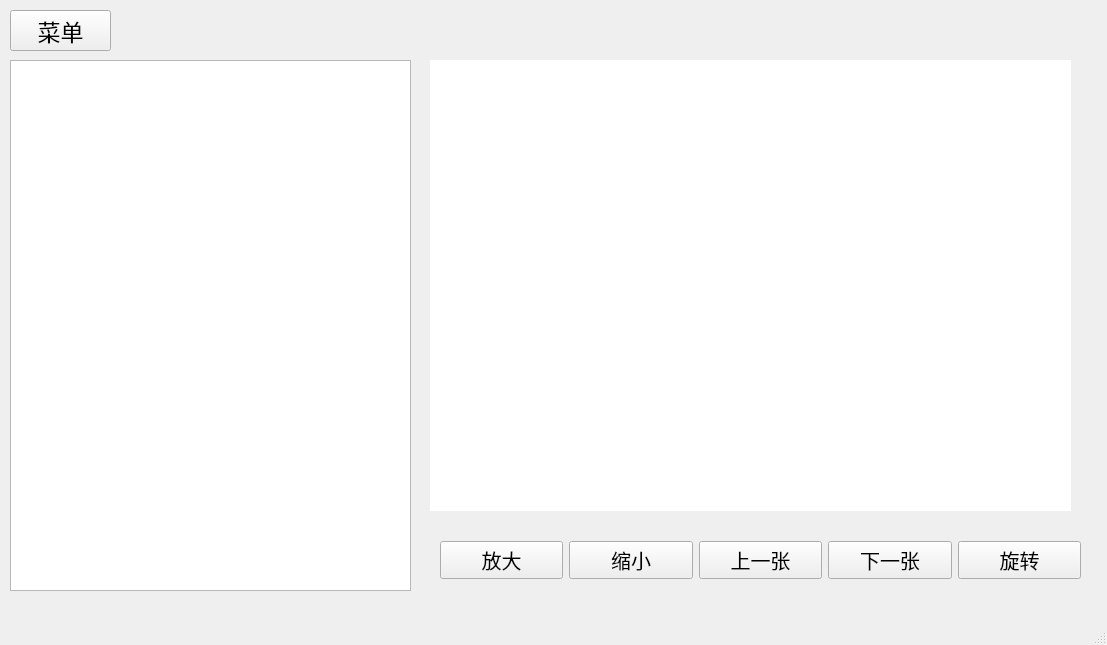
<?xml version="1.0" encoding="UTF-8"?>
<ui version="4.0">
 <class>MainWindow</class>
 <widget class="QMainWindow" name="MainWindow">
  <property name="geometry">
   <rect>
    <x>0</x>
    <y>0</y>
    <width>1107</width>
    <height>645</height>
   </rect>
  </property>
  <property name="windowTitle">
   <string>MainWindow</string>
  </property>
  <widget class="QWidget" name="centralwidget">
   <widget class="QToolButton" name="toolButton">
    <property name="geometry">
     <rect>
      <x>10</x>
      <y>10</y>
      <width>101</width>
      <height>41</height>
     </rect>
    </property>
    <property name="font">
     <font>
      <pointsize>17</pointsize>
     </font>
    </property>
    <property name="text">
     <string>菜单</string>
    </property>
   </widget>
   <widget class="QListWidget" name="listWidget">
    <property name="geometry">
     <rect>
      <x>10</x>
      <y>60</y>
      <width>401</width>
      <height>531</height>
     </rect>
    </property>
   </widget>
   <widget class="QLabel" name="label">
    <property name="geometry">
     <rect>
      <x>430</x>
      <y>60</y>
      <width>641</width>
      <height>451</height>
     </rect>
    </property>
    <property name="styleSheet">
     <string notr="true">background-color: rgb(255, 255, 255);</string>
    </property>
    <property name="text">
     <string/>
    </property>
   </widget>
   <widget class="QWidget" name="">
    <property name="geometry">
     <rect>
      <x>440</x>
      <y>530</y>
      <width>641</width>
      <height>61</height>
     </rect>
    </property>
    <layout class="QHBoxLayout" name="horizontalLayout">
     <item>
      <widget class="QPushButton" name="pushButton">
       <property name="font">
        <font>
         <pointsize>15</pointsize>
        </font>
       </property>
       <property name="text">
        <string>放大</string>
       </property>
      </widget>
     </item>
     <item>
      <widget class="QPushButton" name="pushButton_3">
       <property name="maximumSize">
        <size>
         <width>16777215</width>
         <height>16777215</height>
        </size>
       </property>
       <property name="font">
        <font>
         <pointsize>15</pointsize>
        </font>
       </property>
       <property name="text">
        <string>缩小</string>
       </property>
      </widget>
     </item>
     <item>
      <widget class="QPushButton" name="pushButton_4">
       <property name="font">
        <font>
         <pointsize>15</pointsize>
        </font>
       </property>
       <property name="text">
        <string>上一张</string>
       </property>
      </widget>
     </item>
     <item>
      <widget class="QPushButton" name="pushButton_5">
       <property name="font">
        <font>
         <pointsize>15</pointsize>
        </font>
       </property>
       <property name="text">
        <string>下一张</string>
       </property>
      </widget>
     </item>
     <item>
      <widget class="QPushButton" name="pushButton_2">
       <property name="font">
        <font>
         <pointsize>15</pointsize>
        </font>
       </property>
       <property name="text">
        <string>旋转</string>
       </property>
      </widget>
     </item>
    </layout>
   </widget>
  </widget>
  <widget class="QMenuBar" name="menubar">
   <property name="geometry">
    <rect>
     <x>0</x>
     <y>0</y>
     <width>1107</width>
     <height>26</height>
    </rect>
   </property>
  </widget>
  <widget class="QStatusBar" name="statusbar"/>
 </widget>
 <resources/>
 <connections/>
</ui>
